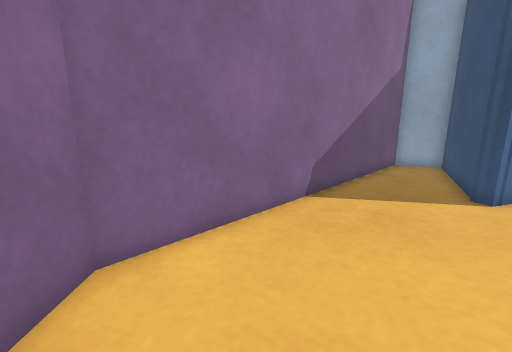
[1] (above)

12 first-person views from a walk through a robot-simulator world made for Gazebo. The camera is 0.61 m above the floor, tilts 12° down and sees 90° across. The floor is counted in squares, 0.25 m on a side. Each view is taken from the middle of a square. On the plan, view 1 faces up. The plan holds only what a view shows up to about 17 squares ahead; the rest is blank. The place goes on beyond the plan.

[2]
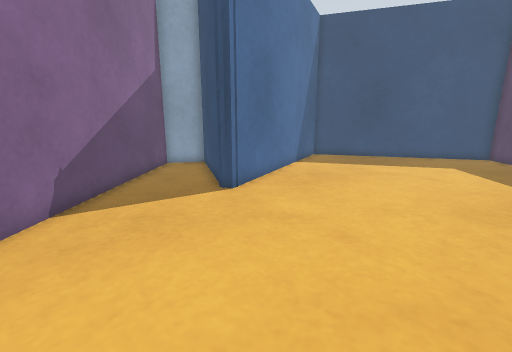

[3]
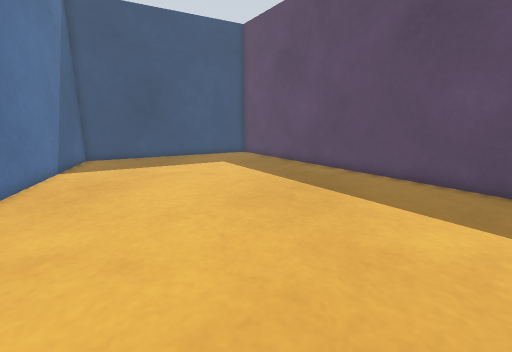

[4]
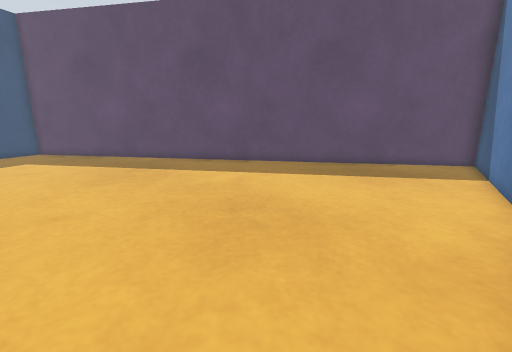

[5]
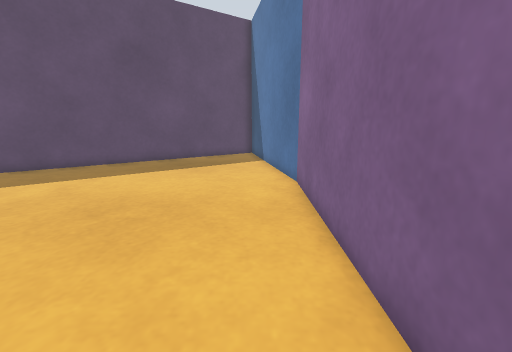

[6]
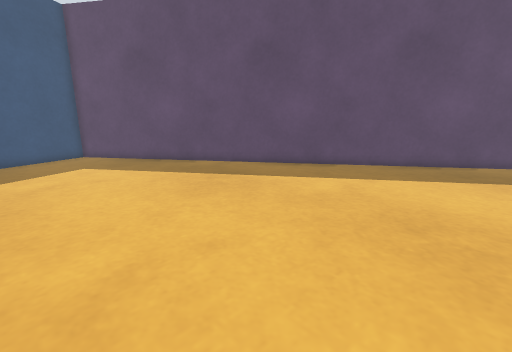

[7]
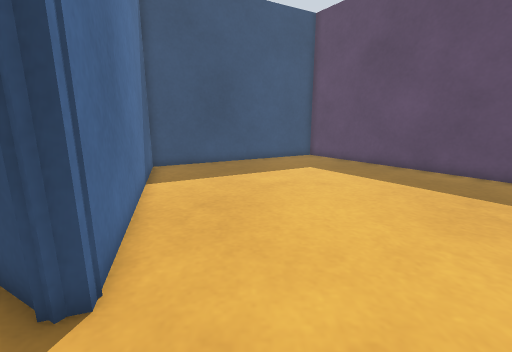

[8]
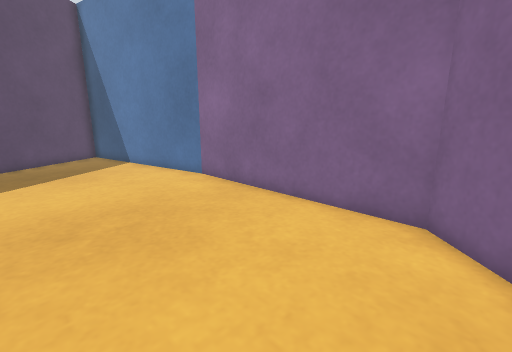

[9]
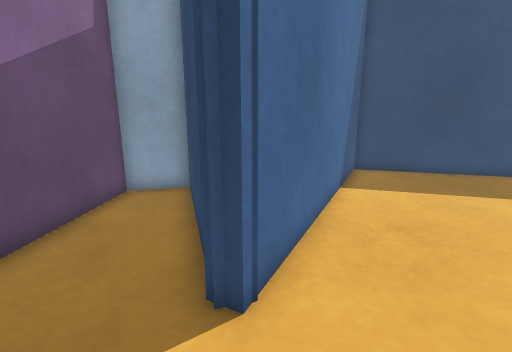

[10]
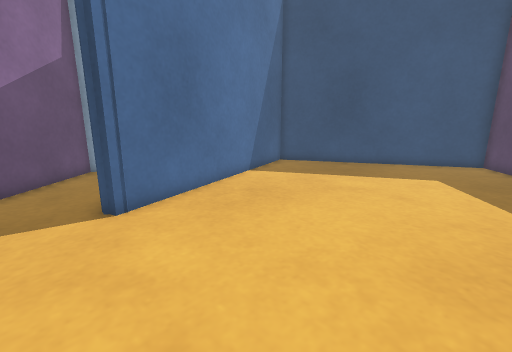

[11]
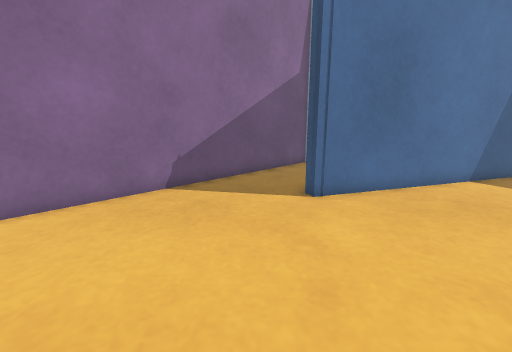

[12]
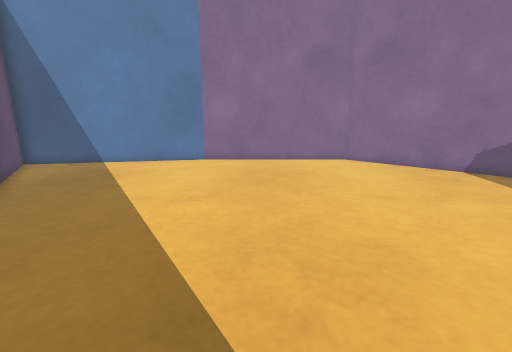

### Floor plan
Points are (right, up) in squares from view 1. A wall is a line through its corners. A room is listed if a view was taken in it or the views show most of it. See-through windows are left out.
Room 1 (views 1, 2, 3, 4, 5, 6, 7, 8, 9, 10, 11, 12)
walls: (-2.7, -5.2) (-0.7, -15.5) (23.2, 0.9) (17.9, 10.7) (6.9, 7.1) (6.8, 7.6) (9.9, 13.5) (8, 14.6) (-2.7, 3.9) (-2.7, -5.4)

Where each view was taken, in squares from view 1:
view 1: 0 up, 0 right, facing up
view 2: 0 up, 1 right, facing up-right
view 3: 0 up, 2 right, facing right
view 4: 3 up, 2 left, facing down-right
view 5: 5 up, 1 left, facing down
view 6: 5 up, 2 right, facing down-right
view 7: 5 up, 4 right, facing right
view 8: 5 up, 4 right, facing down-left
view 9: 5 up, 5 right, facing up-right
view 10: 0 up, 5 right, facing up-right
view 11: 1 down, 5 right, facing up
view 12: 2 down, 14 right, facing left
